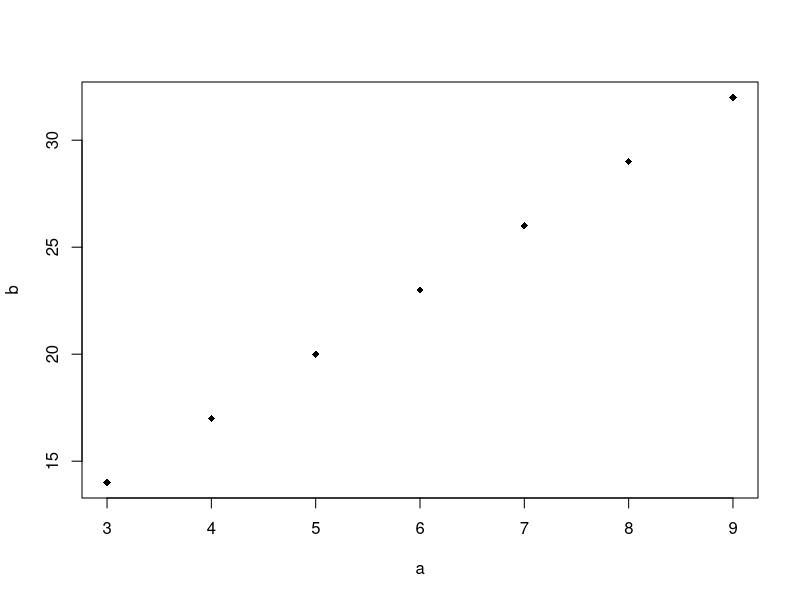
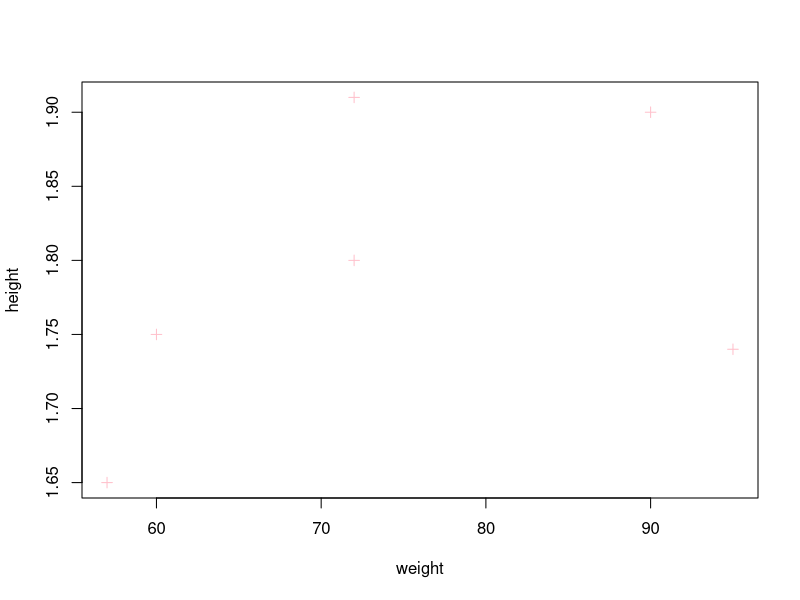
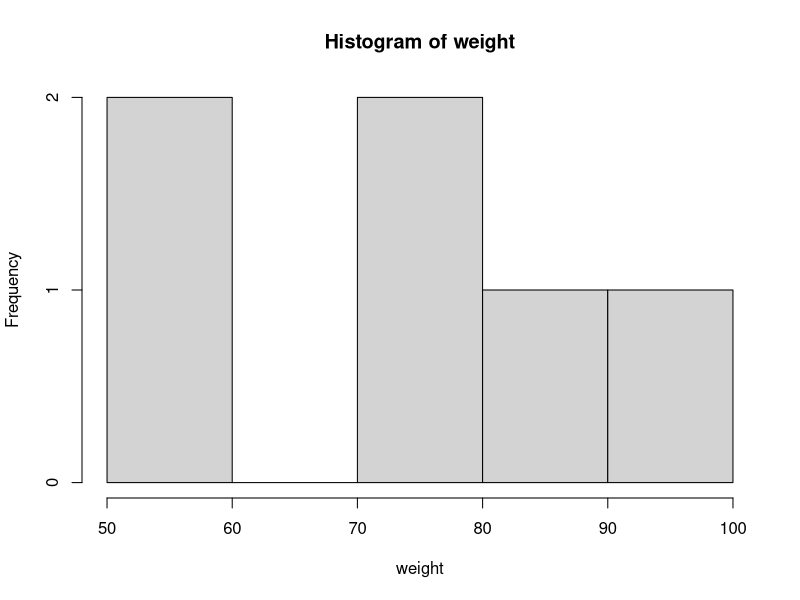

R code for these plots, in order:
a<-3:9
b<-3*a+5
plot(a,b, pch=18)

#getwd() 작업영역 확인
#setwd --> 작업영역 지정 편리함

#r은 벡타를 만들어나감 
#c는 요소들을 묶어주는 함수임

weight <-c(60, 72, 57, 90, 95, 72)
height <-c(1.75, 1.80, 1.65, 1.90, 1.74, 1.91)
bmi <- weight/height^2
bmi

#xbar = 평균 = xi의 합 / x의 개수
xbar <- sum(weight)/length(weight)
xbar

#표준편차

sd(weight)

mean(bmi)

#bmi의 mu(평균, mean)가 22.5가 맞는지 가설 검증
t.test(bmi, mu=22.5)



c("Huey", "Dewey", "Louie")
c(T,T,F,T)
bmi

#25보다 크면 true 아니면 false 반환
bmi > 25

#charactor 연결
cat(c("Huey", "Dewey", "Louie"))

#\n 다음라인으로 옮기기
#특수문자 넣으려면 앞에 백슬래시 넣어야함
cat("What is \"R\"?\n")

#series of numbers
a <- seq(4,9)
a

#행렬만들기 (dimention)
x <- 1:12
dim(x) = c(2,6)
x

#기본적으로 열 순서대로 먼저 채워지기때문에 byrow를 입력해서 행우선입력
gogogo=matrix(1:12, nrow=4, byrow = T)

apply(gogogo,2,min)
?apply

#이산형 자료형을 구릅인서팅할때 factor를 쓴다
?factor

?list




plot(weight, height, pch=3, col="pink")

hist(weight)

anova
